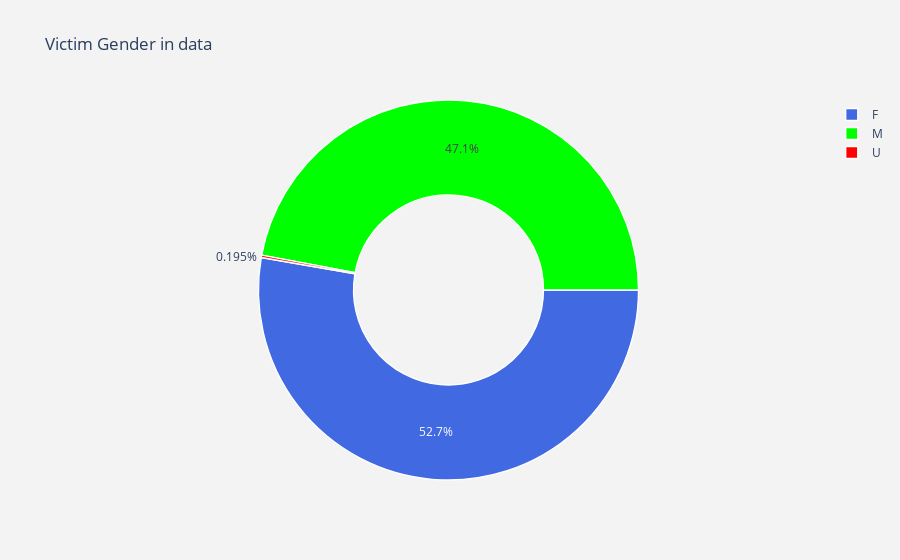

The cell this chart's notebook holds for it:
### Markdown cell above
The pie chart below represents gender of the victims. Nearly 53% are females.

### Code cell
data = pd.read_csv('data_2018_2019_noage.csv')

#labels
lab = data["Victim Gender"].value_counts().keys().tolist()
#values
val = data["Victim Gender"].value_counts().values.tolist()

trace = go.Pie(labels = lab ,
               values = val ,
               marker = dict(colors =  [ 'royalblue' ,'lime','red'],
                             line = dict(color = "white",
                                         width =  1.3)
                            ),
               rotation = 90,
               hoverinfo = "label+value+text",
               hole = .5
              )
layout = go.Layout(dict(title = "Victim Gender in data",
                        plot_bgcolor  = "rgb(243,243,243)",
                        paper_bgcolor = "rgb(243,243,243)",
                       )
                  )

data = [trace]
fig = go.Figure(data = data,layout = layout)
py.iplot(fig)

### Figure 1 — Plotly figure (JSON) as saved in the notebook; plotly's stock layout.template omitted (floating-point values rounded to 4 significant figures)
{"data": [{"hole": 0.5, "hoverinfo": "label+value+text", "labels": ["F", "M", "U"], "marker": {"colors": ["royalblue", "lime", "red"], "line": {"color": "white", "width": 1.3}}, "rotation": 90, "type": "pie", "values": [3238, 2890, 12]}], "layout": {"paper_bgcolor": "rgb(243,243,243)", "plot_bgcolor": "rgb(243,243,243)", "title": {"text": "Victim Gender in data"}}}
